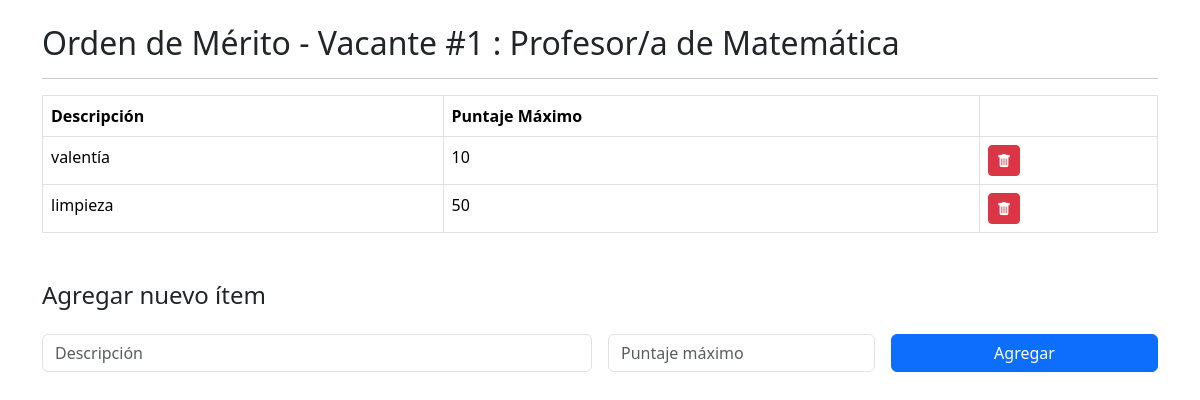
/php/orden_de_merito.php?id=1 (signed in), run on the app's committed database.
### tables this page shows
CREATE TABLE `vacante` (
  `ID` int(11) NOT NULL,
  `estado` varchar(256) NOT NULL,
  `descripcion` varchar(525) NOT NULL,
  `fecha_ini` date NOT NULL,
  `fecha_fin` date NOT NULL,
  `titulo` varchar(150) NOT NULL,
  `ID_Jefe` int(11) NOT NULL
);

CREATE TABLE `item` (
  `nro_item` int(11) NOT NULL,
  `ID_Vacante` int(11) NOT NULL,
  `descripcion` varchar(256) NOT NULL,
  `valor_max` int(11) NOT NULL
);

### php/orden_de_merito.php (the view, shortened to what this page needs)
<?php
require("conection.php");
$idVacante = intval($_GET['id']);
$sqlItemsVacantes = "SELECT * FROM vacante WHERE ID = $idVacante";
$resultado2 = mysqli_query($conn, $sqlItemsVacantes);
$sqlItems = "SELECT * FROM item WHERE ID_Vacante = $idVacante";
$resultado = mysqli_query($conn, $sqlItems);
?>
<!DOCTYPE html>
<html lang="es">
<head>
  <link href="https://cdn.jsdelivr.net/npm/bootstrap@5.3.3/dist/css/bootstrap.min.css" rel="stylesheet">
  <link href="https://cdn.jsdelivr.net/npm/bootstrap-icons@1.10.5/font/bootstrap-icons.css" rel="stylesheet">
</head>
<body class="container py-4">
  <?php
  if ($resultado2 && mysqli_num_rows($resultado2) > 0) {
    $vacante = mysqli_fetch_assoc($resultado2);
    echo "<h2>Orden de Mérito - Vacante #". $idVacante ." : " .$vacante['titulo']."</h2>" ;
} else {
    echo "<p>No se encontró la vacante.</p>";
}
  echo "<hr>";
  ?>
  <table class="table table-bordered">
    <thead>
  <tr>
    <th>Descripción</th>
    <th>Puntaje Máximo</th>
    <th> </th>
  </tr>
</thead>
    <tbody>
      <tbody>
  <?php while ($item = mysqli_fetch_assoc($resultado)): ?>
    <tr>
      <td><?= htmlspecialchars($item['descripcion']) ?></td>
      <td><?= $item['valor_max'] ?></td>
      <td>
        <form method="post" action="orden_de_merito.php?id=<?= $idVacante ?>" style="display:inline;">
          <button type="submit" class="btn btn-danger btn-sm" title="Eliminar">
  <i class="bi bi-trash-fill text-white"></i>
</button>
        </form>
      </td>
    </tr>
  <?php endwhile; ?>
</tbody>
    </tbody>
  </table>
  <h4 class="mt-5">Agregar nuevo ítem</h4>
  <form action="orden_de_merito.php?id=<?= $idVacante ?>" method="post" class="row g-3 mt-2">
    <div class="col-md-6">
      <input type="text" name="descripcion" class="form-control" placeholder="Descripción" required>
    </div>
    <div class="col-md-3">
      <input type="number" name="puntaje_max" class="form-control" placeholder="Puntaje máximo" min="0" required>
    </div>
    <div class="col-md-3">
      <button type="submit" class="btn btn-primary w-100">Agregar</button>
    </div>
  </form>
</body>
</html>

### data on the page
vacante: titulo "Profesor/a de Matemática"
item: descripcion "valentía", valor_max "10"
item: descripcion "limpieza", valor_max "50"

### other printed values
$idVacante "1"
